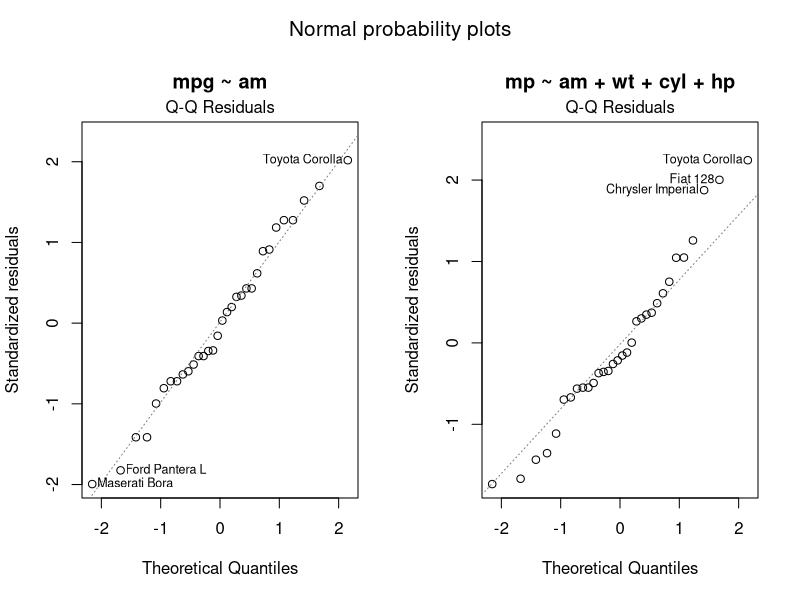
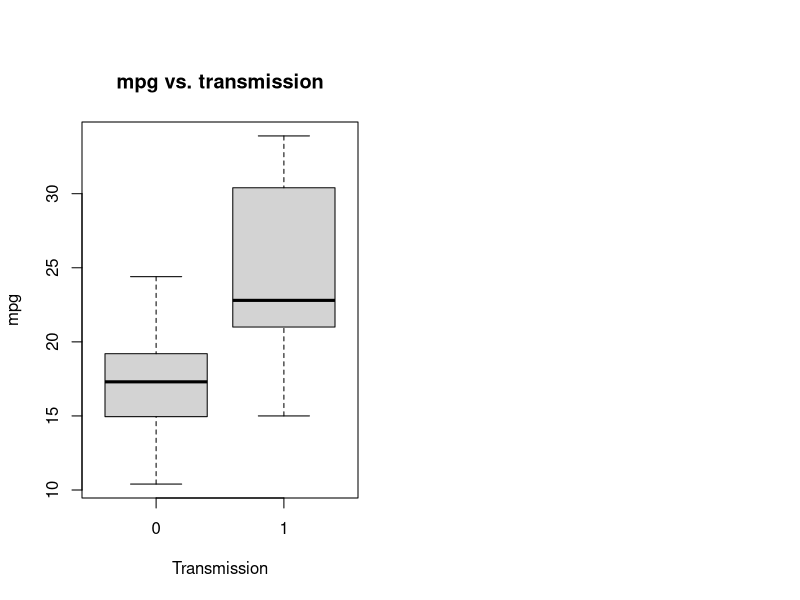
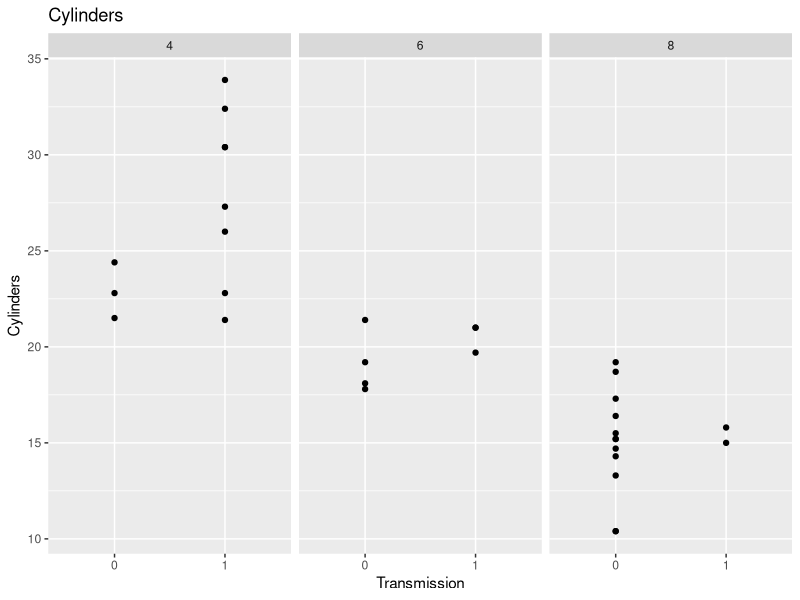
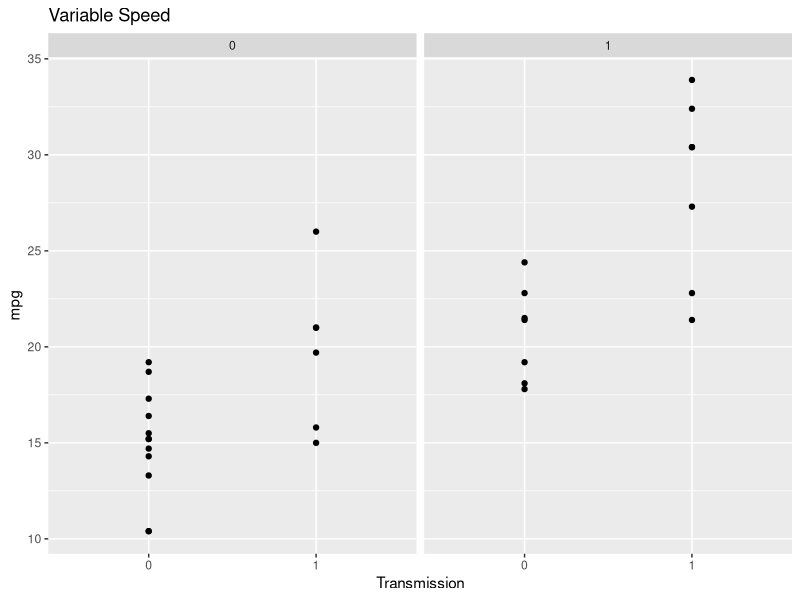
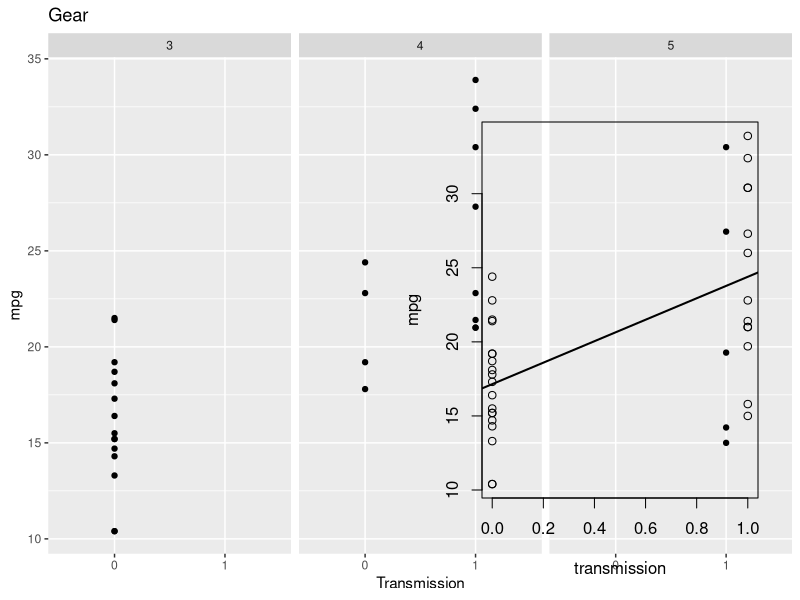

Here is the R script that generated these plots, in order:
## ---- chunk 1
library(datasets); library(lattice); library(ggplot2); library(knitr); library(car)
data(mtcars)
names(mtcars)
## ---- chunk 2
mtcars1 <- mtcars
mtcars <- transform(mtcars, am = factor(am), cyl = factor(cyl), 
                    gear = factor(gear), carb = factor(carb), vs = factor(vs))
fit1 <- lm(mpg ~ am, data = mtcars)
summary(fit1)$coefficients
## ---- chunk 3
fit2 <- lm(mpg ~ am + wt, data = mtcars)
fit3 <- lm(mpg ~ am + wt + cyl, data = mtcars)
fit4 <- lm(mpg ~ am + wt + cyl + hp, data = mtcars)
fit5 <- lm(mpg ~ am + wt + cyl + hp+ gear, data = mtcars)
fit6 <- lm(mpg ~ am + wt + cyl + hp + gear + carb , data = mtcars)
fit7 <- lm(mpg ~ am + wt + cyl + hp + gear + carb + vs , data = mtcars)
anova(fit1, fit2, fit3, fit4, fit5, fit6, fit7)
# mdl <- update(mdl, ~.+ disp); summary(mdl); mdl <- update(mdl, ~. -disp)
#fit4_1 <- lm(mpg ~ am * wt * cyl * hp, data = mtcars); anova(fit4, fit4_1)
## ---- chunk 4
mdl <- fit4
summary(fit4)$coefficients
## ---- chunk 5
df <- data.frame(Rsq_fit_am_only = summary(fit1)$r.squared, Rsq_fit_multiple = summary(fit4)$r.squared)
print(df)
## ---- chunk 6
par(mfrow = c(1, 2), oma = c(0, 0, 2, 0))
plot(fit1, which = 2, main = "mpg ~ am", sub.caption = "Normal probability plots")
plot(fit4, which = 2, main = "mp ~ am + wt + cyl + hp", sub.caption = "")
## ---- chunk 7
# The NULL hypothesis is that your am coefficient is not different to zero. The
# p value is an indication of the likelihood of getting the am coefficient value
# that you did if the NULL hypothesis is true. That is, how likely is it that I
# would have got this am coefficient (or higher) if the value is actually zero.
confint(fit4)[2, 1:2]
## ---- chunk 8
kable(round(cor(mtcars1),2), caption = "Correlation matrix for the mtcars dataset")
## ---- chunk 9
plot(mtcars$am, mtcars$mpg, xlab = "Transmission", ylab = "mpg", main = "mpg vs. transmission")
q <- ggplot(mtcars, aes(am, mpg))
q +facet_grid(. ~ cyl) + ylab("Cylinders") + labs(title = 'Cylinders') + xlab("Transmission")+geom_point()
q <- ggplot(mtcars, aes(am, mpg))
q +facet_grid(. ~ vs) + labs(title = 'Variable Speed') + xlab("Transmission") + geom_point()
q <- ggplot(mtcars, aes(am, mpg))
q +facet_grid(. ~ gear) + labs(title = 'Gear') + xlab("Transmission") + geom_point()
## ---- chunk 10
#xyplot(mpg ~ am, data = mtcars, layout = c(1, 1), main = "mpg vs. transmission type")
plot(mtcars1$am, mtcars1$mpg, xlab = "transmission", ylab = "mpg")
abline(lm(mpg ~ am, data=mtcars), lwd = 2)
